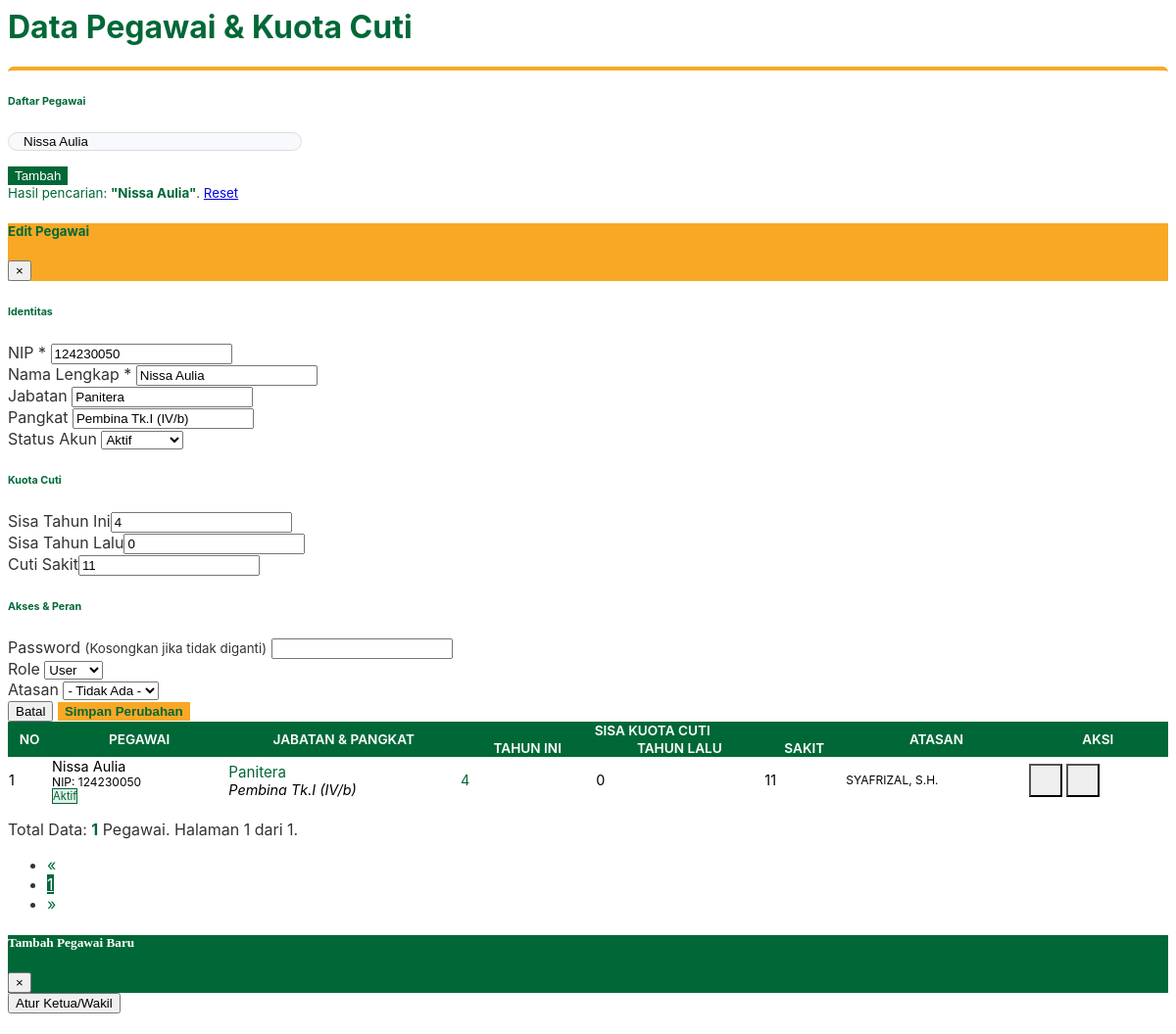
/pages/admin/data_pegawai.php?cari=Nissa Aulia (upper part), run on an earlier commit of the app's database.
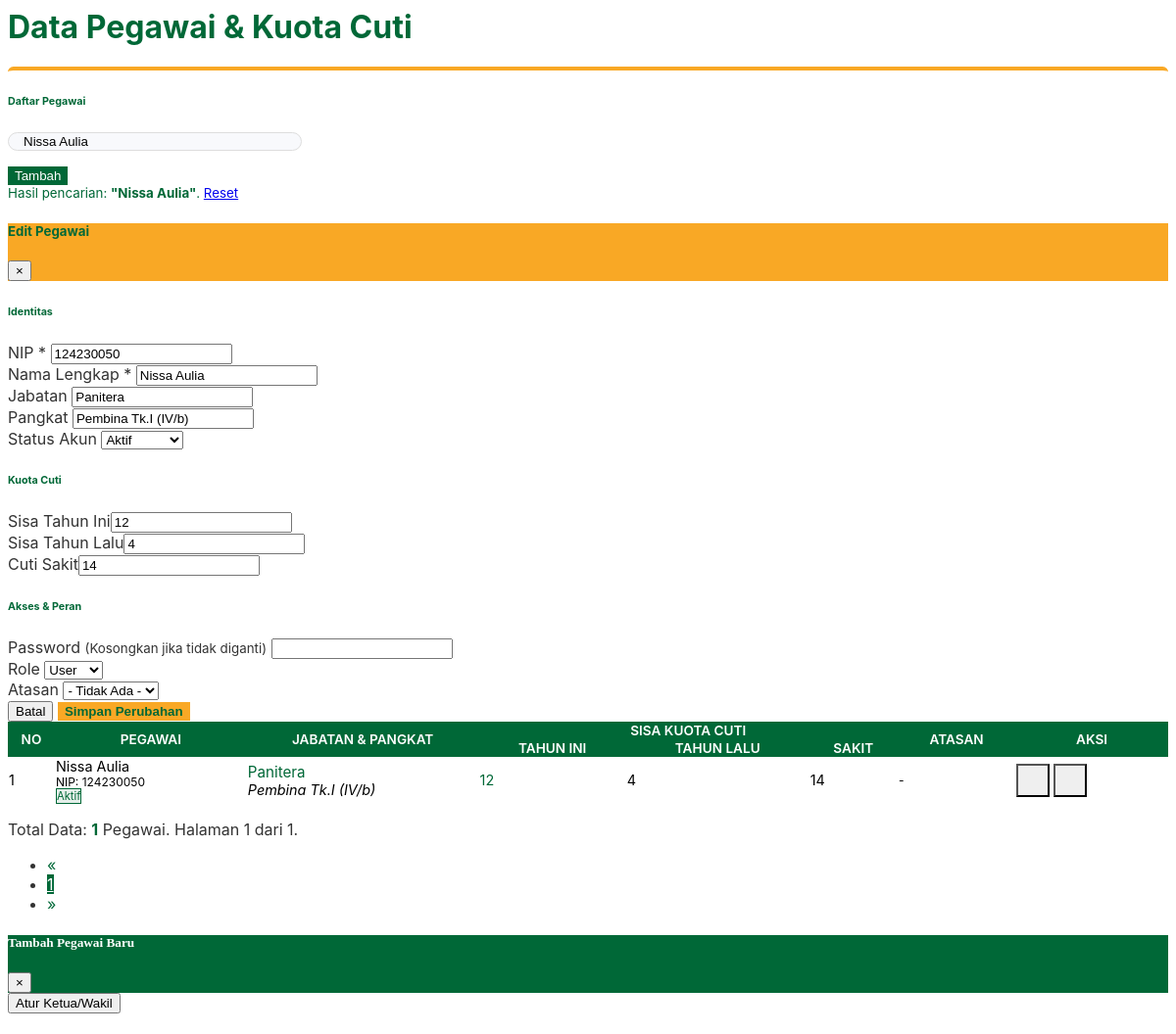
And on a later commit of the database.
### tables this page shows
CREATE TABLE `users` (
  `id_user` int(11) NOT NULL,
  `nip` varchar(30) NOT NULL,
  `password` varchar(255) NOT NULL,
  `nama_lengkap` varchar(100) NOT NULL,
  `jabatan` varchar(100) DEFAULT NULL,
  `pangkat` varchar(50) DEFAULT NULL,
  `unit_kerja` varchar(100) DEFAULT 'Pengadilan Negeri Yogyakarta',
  `no_telepon` varchar(20) DEFAULT NULL,
  `role` enum('admin','user') NOT NULL,
  `is_atasan_langsung` tinyint(1) DEFAULT 0 COMMENT '1=Bisa TTD, 0=Staf Biasa',
  `sisa_cuti_n` int(11) DEFAULT 12,
  `sisa_cuti_n1` int(11) DEFAULT 0,
  `sisa_cuti_n2` int(11) DEFAULT 0,
  `kuota_cuti_sakit` int(11) DEFAULT 14,
  `created_at` timestamp NOT NULL DEFAULT current_timestamp(),
  `status_akun` enum('aktif','nonaktif') DEFAULT 'aktif',
  `id_atasan` int(11) DEFAULT NULL
);

### pages/admin/data_pegawai.php (the view, shortened to what the changed rows need)
<?php
$batas = 10;
$halaman = isset($_GET['halaman']) ? (int)$_GET['halaman'] : 1;
$halaman_awal = ($halaman > 1) ? ($halaman * $batas) - $batas : 0;
$where_clause = "";
if (isset($_GET['cari'])) {
    $keyword = $_GET['cari'];
    $where_clause = "WHERE u.nama_lengkap LIKE '%$keyword%' OR u.nip LIKE '%$keyword%'";
}
$nomor = $halaman_awal + 1;
?>
<div class="page-wrapper-custom">
    <div class="d-flex justify-content-between align-items-center mb-4">
        <h1 class="h3 text-main-green font-weight-bold">Data Pegawai & Kuota Cuti</h1>
    </div>
    <div class="card shadow mb-4 card-custom-border">
        <div class="card-body">
            <div id="area_tabel">
                <div class="table-responsive">
                    <table class="table table-bordered table-hover" id="dataTable" width="100%" cellspacing="0" style="font-size: 0.9rem;">
                        <thead class="table-custom-head">
                            <tr class="text-center">
                                <th rowspan="2" style="vertical-align: middle;">No</th>
                                <th rowspan="2" style="vertical-align: middle;">Pegawai</th>
                                <th rowspan="2" style="vertical-align: middle; width: 20%;">Jabatan & Pangkat</th> <th colspan="3">Sisa Kuota Cuti</th>
                                <th rowspan="2" style="vertical-align: middle;">Atasan</th>
                                <th rowspan="2" style="vertical-align: middle;">Aksi</th>
                            </tr>
                            <tr class="text-center">
                                <th>Tahun Ini</th>
                                <th>Tahun Lalu</th>
                                <th>Sakit</th>
                            </tr>
                        </thead>
                        <tbody>
                            <?php
                            $query_string = "SELECT u.*, a.nama_lengkap AS nama_atasan
                                            FROM users u
                                            LEFT JOIN users a ON u.id_atasan = a.id_user
                                            $where_clause
                                            ORDER BY u.id_user DESC
                                            LIMIT $halaman_awal, $batas";
                            $query_pegawai = mysqli_query($koneksi, $query_string);
                            if (!$query_pegawai) {
                                echo "<tr><td colspan='8' class='text-center text-danger'>Error: " . mysqli_error($koneksi) . "</td></tr>";
                            } elseif (mysqli_num_rows($query_pegawai) == 0) {
                                echo "<tr><td colspan='8' class='text-center text-secondary py-4'>Data tidak ditemukan.</td></tr>";
                            } else {
                            while ($data = mysqli_fetch_array($query_pegawai)) {
                                $is_active = ($data['status_akun'] == 'aktif');
                                $row_bg = $is_active ? '' : 'style="background-color: #f1f1f1; opacity: 0.8;"';
                                $pangkat_text = isset($data['pangkat']) && !empty($data['pangkat']) ? $data['pangkat'] : '-';
                            ?>
                            <tr <?php echo $row_bg; ?>>
                                <td class="text-center"><?php echo $nomor++; ?></td>
                                <td>
                                    <div class="font-weight-bold text-dark"><?php echo $data['nama_lengkap']; ?></div>
                                    <small class="text-secondary font-weight-bold">NIP: <?php echo $data['nip']; ?></small>
                                    <div class="mt-1">
                                        <?php if($is_active): ?>
                                            <span class="badge badge-custom-green" style="font-size: 0.7rem;">Aktif</span>
                                        <?php else: ?>
                                            <span class="badge badge-secondary" style="font-size: 0.7rem;">Nonaktif</span>
                                        <?php endif; ?>
                                    </div>
                                </td>
                                <td style="vertical-align: middle;">
                                    <div class="font-weight-bold text-main-green" style="font-size: 0.95rem;">
                                        <?php echo $data['jabatan']; ?>
                                    </div>
                                    <div class="text-secondary small mt-1" style="font-style: italic;">
                                        <?php echo $pangkat_text; ?>
                                    </div>
                                </td>
                                <td class="text-center font-weight-bold text-main-green"><?php echo $data['sisa_cuti_n']; ?></td>
                                <td class="text-center text-secondary"><?php echo $data['sisa_cuti_n1']; ?></td>
                                <td class="text-center text-info"><?php echo $data['kuota_cuti_sakit']; ?></td>
                                <td><small><?php echo $data['nama_atasan'] ? $data['nama_atasan'] : '-'; ?></small></td>
                                <td class="text-center" style="vertical-align: middle;">
                                <button type="button" class="btn btn-outline-warning btn-sm rounded-circle mx-1"
                                    data-toggle="modal" data-target="#modalEdit<?php echo $data['id_user']; ?>"
                                    title="Edit Data"
                                    style="width: 34px; height: 34px; display: inline-flex; align-items: center; justify-content: center; border-width: 2px;">
                                </button>
                                <?php if($is_active): ?>
                                    <button onclick="konfirmasiStatus('<?php echo $data['id_user']; ?>', 'nonaktifkan', '<?php echo addslashes($data['nama_lengkap']); ?>')"
                                        class="btn btn-outline-danger btn-sm rounded-circle mx-1"
                                        title="Nonaktifkan Akun"
                                        style="width: 34px; height: 34px; display: inline-flex; align-items: center; justify-content: center; border-width: 2px;">
                                    </button>
                                <?php endif; ?>
                            </td>
                            <div class="modal fade" id="modalEdit<?php echo $data['id_user']; ?>" tabindex="-1">
                                <div class="modal-dialog modal-lg">
                                    <div class="modal-content">
                                        <div class="modal-header bg-accent-yellow">
                                            <h5 class="modal-title font-weight-bold"><i class="fas fa-edit"></i> Edit Pegawai</h5>
                                            <button type="button" class="close text-dark" data-dismiss="modal">&times;</button>
                                        </div>
                                        <form method="POST">
                                            <div class="modal-body text-left text-dark">
                                                <h6 class="font-weight-bold text-main-green border-bottom pb-2 mb-3">Identitas</h6>
                                                <div class="row">
                                                    <div class="col-md-6">
                                                        <div class="form-group">
                                                            <label class="font-weight-bold small">NIP <span class="text-danger">*</span></label>
                                                            <input type="text" name="nip" class="form-control" value="<?php echo $data['nip']; ?>" required>
                                                        </div>
                                                    </div>
                                                    <div class="col-md-6">
                                                        <div class="form-group">
                                                            <label class="font-weight-bold small">Nama Lengkap <span class="text-danger">*</span></label>
                                                            <input type="text" name="nama_lengkap" class="form-control" value="<?php echo $data['nama_lengkap']; ?>" required>
                                                        </div>
                                                    </div>
                                                </div>
                                                <div class="row">
                                                    <div class="col-md-4">
                                                        <div class="form-group">
                                                            <label class="font-weight-bold small">Jabatan</label>
                                                            <input type="text" name="jabatan" class="form-control" value="<?php echo $data['jabatan']; ?>" required>
                                                        </div>
                                                    </div>
                                                    <div class="col-md-4">
                                                        <div class="form-group">
                                                            <label class="font-weight-bold small">Pangkat</label>
                                                            <input type="text" name="pangkat" class="form-control" value="<?php echo isset($data['pangkat']) ? $data['pangkat'] : ''; ?>">
                                                        </div>
                                                    </div>
                                                    <div class="col-md-4">
                                                        <div class="form-group">
                                                            <label class="font-weight-bold small">Status Akun</label>
                                                            <select name="status_akun" class="form-control">
                                                                <option value="aktif" <?php echo ($data['status_akun']=='aktif')?'selected':''; ?>>Aktif</option>
                                                            </select>
                                                        </div>
                                                    </div>
                                                </div>
                                                <h6 class="font-weight-bold text-main-green border-bottom pb-2 mb-3 mt-3">Kuota Cuti</h6>
                                                <div class="row bg-light p-2 rounded mx-1">
                                                    <div class="col-md-4"><label class="small font-weight-bold">Sisa Tahun Ini</label><input type="number" name="sisa_cuti_n" class="form-control" value="<?php echo $data['sisa_cuti_n']; ?>"></div>
                                                    <div class="col-md-4"><label class="small font-weight-bold">Sisa Tahun Lalu</label><input type="number" name="sisa_cuti_n1" class="form-control" value="<?php echo $data['sisa_cuti_n1']; ?>"></div>
                                                    <div class="col-md-4"><label class="small font-weight-bold">Cuti Sakit</label><input type="number" name="kuota_cuti_sakit" class="form-control" value="<?php echo $data['kuota_cuti_sakit']; ?>"></div>
                                                </div>
                                                <h6 class="font-weight-bold text-main-green border-bottom pb-2 mb-3 mt-4">Akses & Peran</h6>
                                                <div class="form-group">
                                                    <label class="font-weight-bold small">Password <small class="text-muted">(Kosongkan jika tidak diganti)</small></label>
                                                    <input type="password" name="password" class="form-control">
                                                </div>
                                                <div class="row">
                                                    <div class="col-md-6">
                                                        <label class="font-weight-bold small">Role</label>
                                                        <select name="role" class="form-control">
                                                            <option value="user" <?php echo ($data['role']=='user')?'selected':''; ?>>User</option>
                                                        </select>
                                                    </div>
                                                    <div class="col-md-6">
                                                        <label class="font-weight-bold small">Atasan</label>
                                                        <select name="id_atasan" class="form-control">
                                                            <option value="0">- Tidak Ada -</option>
                                                        </select>
                                                    </div>
                                                </div>
                                            </div>
                                            <div class="modal-footer">
                                                <button type="button" class="btn btn-secondary" data-dismiss="modal">Batal</button>
                                                <button type="submit" name="edit" class="btn btn-custom-yellow">Simpan Perubahan</button>
                                            </div>
                                        </form>
                                    </div>
                                </div>
                            </div>
                            <?php } } ?>
                        </tbody>
                    </table>
                </div>
            </div>
        </div>
    </div>
</div>

What changed in the data, as far as the page shows it:
changed users "Panitera": sisa_cuti_n "4" → "12"; sisa_cuti_n1 "0" → "4"; kuota_cuti_sakit "11" → "14"; users.nama_lengkap "SYAFRIZAL, S.H." → (not shown); now shows "-"
